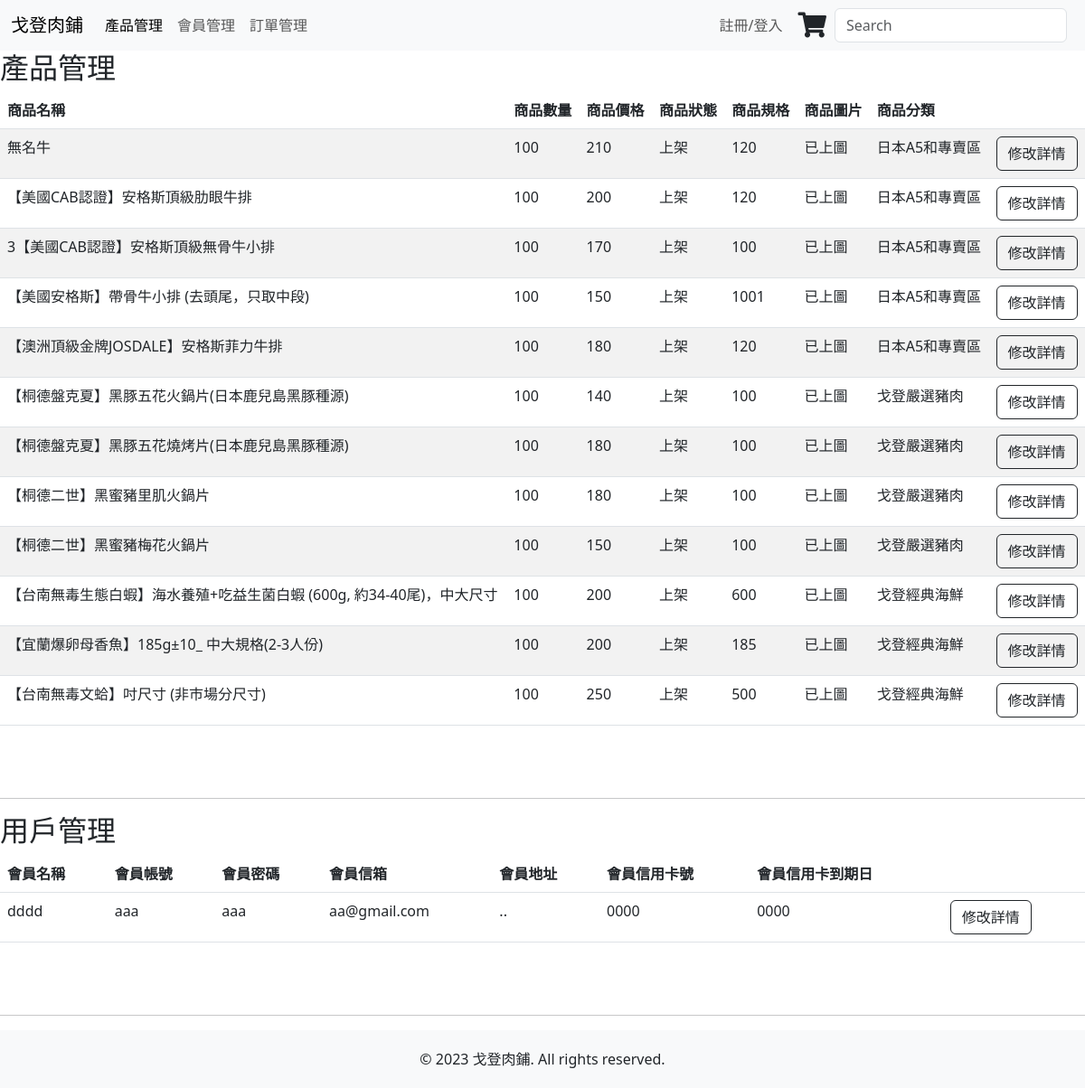
Before: /dashboard/ with the older database file.
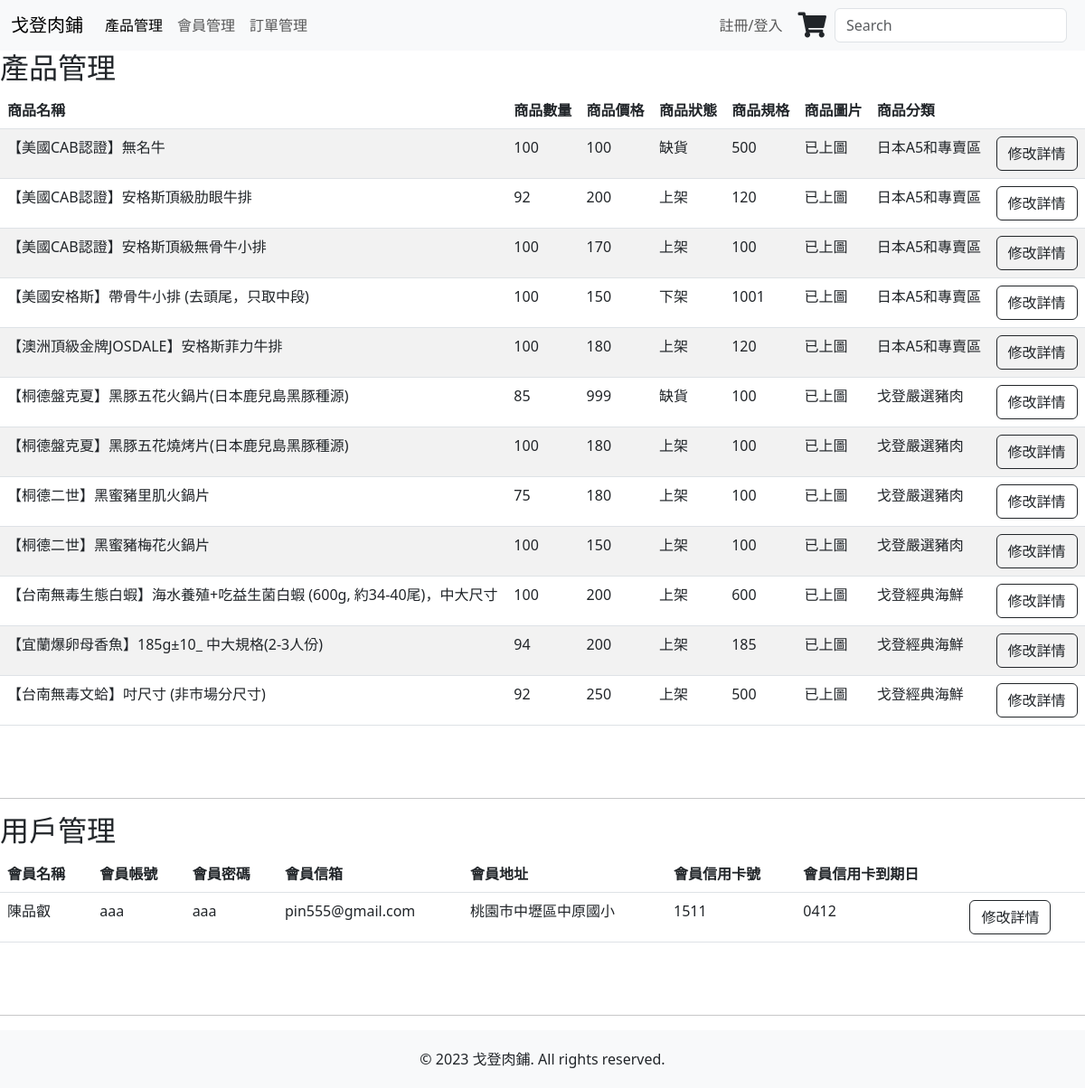
After: the same page with the newer database file.
### mywebsite/models.py (models this page shows)
class product(models.Model):
    PRODUCT_STATUS_CHOICES = [
        ('IN_STOCK', '上架'),
        ('OUT_OF_STOCK', '下架'),
        ('UNAVAILABLE', '缺貨'),
    ]
    PID = models.CharField('產品編號', max_length=1000, primary_key=True)
    PPrice = models.IntegerField('產品價錢')
    PName = models.CharField('產品名稱', max_length=100)
    PDetail = models.CharField('產品內容', max_length=10000)
    Pspec = models.IntegerField('產品規格',default=0)
    Pnum = models.IntegerField('產品數量',default=0)
    PStatus = models.CharField('產品狀態', max_length=13, choices=PRODUCT_STATUS_CHOICES, default='IN_STOCK')
    PPhoto = models.ImageField('產品圖片', upload_to='product_images/', blank=True, null=True)
    PCategory = models.CharField('產品分類', max_length=20) #也可以用選項

class member(models.Model):
    MID = models.AutoField('會員編號', primary_key=True)
    MName = models.CharField('會員姓名', max_length=20, null=False)
    MPhone = models.CharField('會員電話', max_length=50, null=False)
    MPW = models.CharField('會員密碼', max_length=20, null=False)
    MAccount = models.CharField('會員帳號', max_length=50, null=False)
    MEmail = models.CharField('會員信箱', max_length=100, null=False)
    MAddr = models.CharField('會員地址', max_length=100, null=True)
    MVISA = models.CharField('會員信用卡號', max_length=100, null=True)
    MCK = models.CharField('信用卡到期日', max_length=100, null=True)

### mywebsite/views.py (the view)
# urls.py: path('dashboard/', views.dashboard_view),
def dashboard_view(request):
    d = product.objects.all()
    mem = member.objects.all()
    return render(request, 'dashboard.html', locals())

### templates/dashboard.html (shortened to what the changed rows need)
<!DOCTYPE html>
<html>
<head>
    <head>
        <link href="https://cdn.jsdelivr.net/npm/bootstrap@5.3.0-alpha3/dist/css/bootstrap.min.css" rel="stylesheet">
        {% load static %}
        <link href="{% static 'css/styles.css'%}" rel="stylesheet" />
        <link rel="stylesheet" href="https://use.fontawesome.com/releases/v5.6.3/css/all.css"
>
    </head>
</head>
<body>
    <main>
    <div>
      <h2>產品管理</h2>
      <div class="table-responsive">
        <table class="table table-striped">
          <thead class="thead-dark">
            <tr>
              <th>商品名稱</th>
              <th>商品數量</th>
              <th>商品價格</th>
              <th>商品狀態</th>
              <th>商品規格</th>
              <th>商品圖片</th>
              <th>商品分類</th>
              <th></th>
            </tr>
          </thead>
          <tbody>
            {% for detail in d %}
            <tr>
              <form action="/edit_view/" method="POST">
                <td>{{ detail.PName }}</td>
                <td>{{ detail.Pnum }}</td>
                <td>{{ detail.PPrice }}</td>
                <td>
                  {% if detail.PStatus == 'IN_STOCK' %}上架{% endif %}
                  {% if detail.PStatus == 'OUT_OF_STOCK' %}下架{% endif %}
                  {% if detail.PStatus == 'UNAVAILABLE' %}缺貨{% endif %}
                </td>
                <td>{{ detail.Pspec }}</td>
                <td>
                  {% if detail.PPhoto %}
                  已上圖
                  {% else %}
                  暫無
                  {% endif %}
                </td>
                <td>
                  {% if detail.PCategory == 'beef' %}
                    <span class="category special-cell">日本A5和專賣區</span>
                  {% elif detail.PCategory == 'pork' %}
                    <span class="category">戈登嚴選豬肉</span>
                  {% elif detail.PCategory == 'seafood' %}
                    <span class="category">戈登經典海鮮</span>
                  {% endif %}
                </td>
                <td>
                  <button type="submit" class="btn btn-outline-dark">修改詳情</button>
                </td>
              </form>
            </tr>
            {% endfor %}
          </tbody>
        </table>
      </div>
      <br>
      <br>
    </div>
          <div id = "member">
            <h2>用戶管理</h2>
            <table class="table">
                <thead>
                  <tr>
                    <th>會員名稱</th>
                    <th>會員帳號</th>
                    <th>會員密碼</th>
                    <th>會員信箱</th>
                    <th>會員地址</th>
                    <th>會員信用卡號</th>
                    <th>會員信用卡到期日</th>
                    <th></th>
                  </tr>
                </thead>
                <tbody>
                  {% for m in mem %}
                  <tr>
                    <form action="/m_e_view/" method = "POST">{% csrf_token %}
                      <td>{{ m.MName }}</td>
                      <td>{{ m.MAccount }}</td>
                      <td>{{ m.MPW }}</td>
                      <td>{{ m.MEmail }}</td>
                      <td>{{ m.MAddr }}</td>
                      <td>{{ m.MVISA }}</td>
                      <td>{{ m.MCK }}</td>
                      <td>
                        <input type="submit" value="修改詳情" class="btn btn-outline-dark">
                      </td>
                    </form>
                  </tr>
                  {% endfor %}
              </table>
            </div>
        <br>
            <BR>
    </main>
</body>
</html>

Changed rows visible on the page:
changed product: PName "無名牛" → "【美國CAB認證】無名牛"; PPrice "210" → "100"; Pspec "120" → "500"; PStatus "上架" → "缺貨"
changed product "【美國CAB認證】安格斯頂級肋眼牛排": Pnum "100" → "92"
changed product: PName "3【美國CAB認證】安格斯頂級無骨牛小排" → "【美國CAB認證】安格斯頂級無骨牛小排"
changed product "【美國安格斯】帶骨牛小排 (去頭尾，只取中段)": PStatus "上架" → "下架"
changed product "【桐德盤克夏】黑豚五花火鍋片(日本鹿兒島黑豚種源)": Pnum "100" → "85"; PPrice "140" → "999"; PStatus "上架" → "缺貨"
changed product "【桐德二世】黑蜜豬里肌火鍋片": Pnum "100" → "75"
changed product "【宜蘭爆卵母香魚】185g±10_ 中大規格(2-3人份)": Pnum "100" → "94"
changed product "【台南無毒文蛤】吋尺寸 (非市場分尺寸)": Pnum "100" → "92"
changed member "aaa": MName "dddd" → "陳品叡"; MEmail "aa@gmail.com" → "pin555@gmail.com"; MAddr ".." → "桃園市中壢區中原國小"; MVISA "0000" → "1511"; MCK "0000" → "0412"
